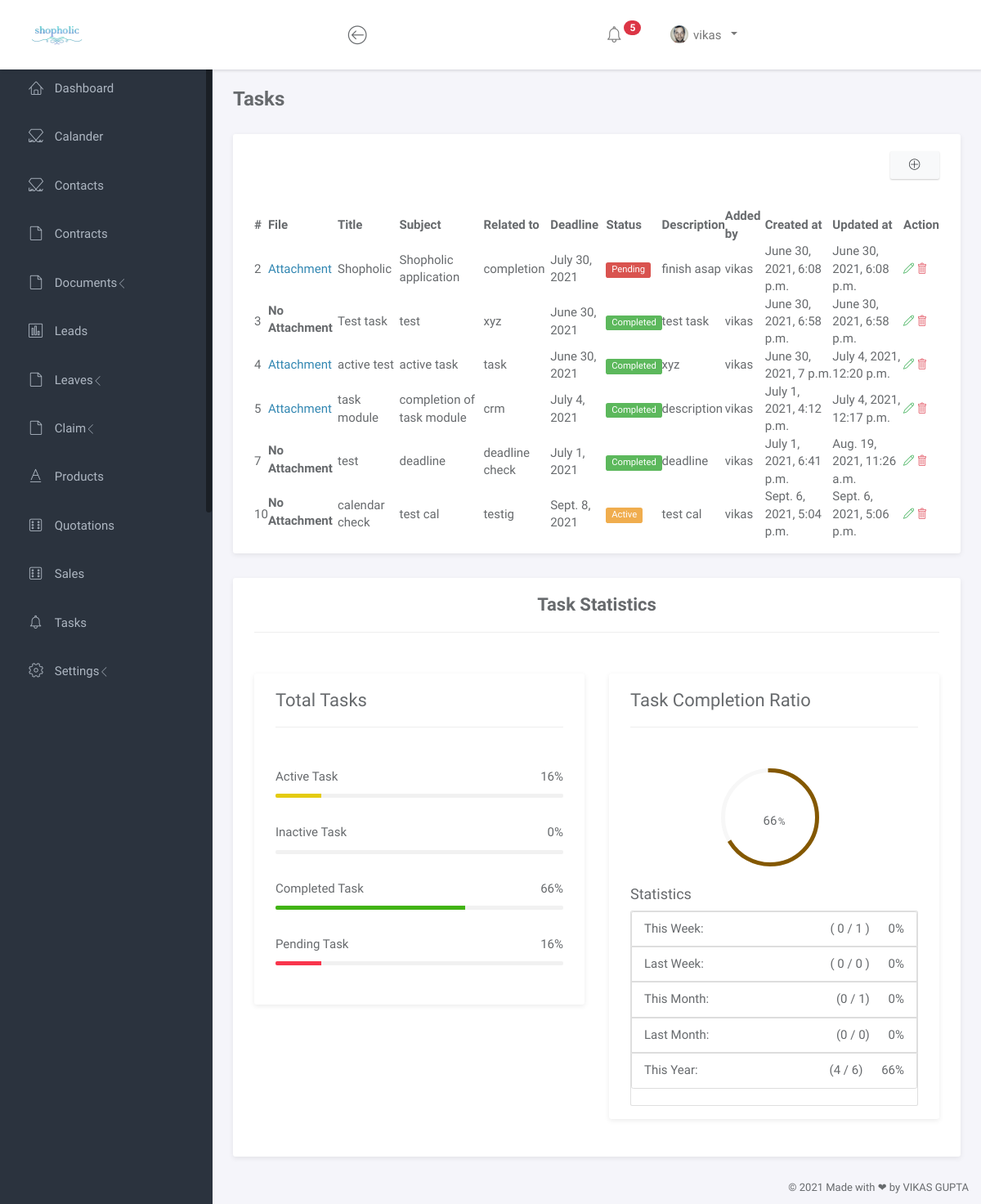
The page /tasks (signed in) on the database its author committed.
### shopping/models.py (models this page shows)
class Task(models.Model):
    attachment = models.FileField(upload_to='taskfile', blank=True, null=True)
    title = models.CharField(max_length=200)
    subject = models.CharField(max_length=200)
    related_to = models.CharField(max_length=200)
    deadline = models.DateField()
    status = models.CharField(max_length=200)
    description = models.TextField(max_length=200)
    created_at = models.DateTimeField(auto_now_add=True)
    updated_at = models.DateTimeField(auto_now=True)
    addedby = models.ForeignKey(User, on_delete=models.CASCADE,)

### shopping/views.py (the view)
# urls.py: path('tasks', views.tasks, name="tasks"),
@login_required(login_url='login')
def tasks(request):
    context = {}
    context["data"] = Task.objects.filter(addedby=request.user.id).all()
    ttl = Task.objects.filter(addedby=request.user.id).count()
    if(ttl):
        context["totaltask"] = ttl
        context["activecount"] = int(Task.objects.filter(status="Active", addedby=request.user.id).count()/ttl*100)
        context["pendingcount"] = int(Task.objects.filter(status="Pending", addedby=request.user.id).count()/ttl*100)
        context["completecount"] = int(Task.objects.filter(status="Completed", addedby=request.user.id).count()/ttl*100)
        context["inactivecount"] = int(Task.objects.filter(status="Inactive", addedby=request.user.id).count()/ttl*100)
    else:
        context["totaltask"] = 0
        context["activecount"] = 0
        context["pendingcount"] = 0
        context["completecount"] = 0
        context["inactivecount"] = 0
    current_week = date.today().isocalendar()[1]
    today = datetime.date.today()
    context["curretweek"] = Task.objects.filter(created_at__week=current_week, status="Completed", addedby=request.user.id).count()
    context["curretweektotal"] = Task.objects.filter(created_at__week=current_week, addedby=request.user.id).count()
    context["currentweekpercentage"] = int(context["curretweek"] / context["curretweektotal"]*100) if context["curretweektotal"] != 0 else 0
    context["pastweek"] = Task.objects.filter(created_at__week=current_week-1, status="Completed", addedby=request.user.id).count()
    context["pastweektotal"] = Task.objects.filter(created_at__week=current_week-1, addedby=request.user.id).count()
    context["pastweekpercentage"] = int(context["pastweek"] / context["pastweektotal"]*100) if context["pastweektotal"] != 0 else 0
    context["currentmonth"] = Task.objects.filter(created_at__year=today.year, created_at__month=today.month, status="Completed", addedby=request.user.id).count()
    context["currentmonthtotal"] = Task.objects.filter(created_at__year=today.year, created_at__month=today.month, addedby=request.user.id).count()
    context["currentmonthpercentage"] = int(context["currentmonth"] / context["currentmonthtotal"]*100) if context["currentmonthtotal"] != 0 else 0
    context["pastmonth"] = Task.objects.filter(created_at__year=today.year, created_at__month=today.month-1, status="Completed", addedby=request.user.id).count()
    context["pastmonthtotal"] = Task.objects.filter(created_at__year=today.year, created_at__month=today.month-1, addedby=request.user.id).count()
    context["pastmonthpercentage"] = int(context["pastmonth"] / context["pastmonthtotal"]*100) if context["pastmonthtotal"] != 0 else 0
    context["currentyear"] = Task.objects.filter(created_at__year=today.year, status="Completed", addedby=request.user.id).count()
    context["currentyeartotal"] = Task.objects.filter(created_at__year=today.year, addedby=request.user.id).count()
    context["currentyearpercentage"] = int(context["currentyear"] / context["currentyeartotal"]*100) if context["currentyeartotal"] != 0 else 0
    return render(request, "User/tasks/tasks.html", context)

### shopping/templates/User/tasks/tasks.html (shortened to what this page needs)
{% load static %}
{% include 'User/head.html' %}
		<div class="main">
			<div class="main-content">
				<div class="container-fluid">
					<h3 class="page-title"><b>Tasks</b></h3>
					<div class="panel panel-headline demo-icons">
						<div class="panel-heading text-right mb-2">
							<a href="addtask" class="btn btn-light" ><i class="lnr lnr-plus-circle"></i></a>
						</div>
						<div class="panel-body ">
							<div class="table-responsive">
							<table id="example" class="display nowrap" style="width: 100%;">
								<thead>
									<tr>
										<th>#</th>
										<th>File</th>
										<th>Title</th>
										<th>Subject</th>
										<th>Related to</th>
										<th>Deadline</th>
										<th>Status</th>
										<th>Description</th>
										<th>Added by</th>
										<th>Created at</th>
										<th>Updated at</th>
										<th>Action</th>
									</tr>
								</thead>
								<tbody>
									{% for da in data %}
									<tr>
										<td>{{ da.id }}</td>
										{% if da.attachment %}
											<td><a href="media/{{ da.attachment }}" download>Attachment</a></td>
										{% else %}
											<td><label>No Attachment</label></td>
										{% endif %}
										<td>{{ da.title }}</td>
										<td>{{ da.subject }}</td>
										<td>{{ da.related_to }}</td>
										<td>{{ da.deadline }}</td>
										{% if da.status == "Active" %}
										<td><span class="label label-warning">{{ da.status }}</span></td>
										{% elif da.status == "Completed" %}
										<td><span class="label label-success">{{ da.status }}</span></td>
										{% elif da.status == "Pending" %}
										<td><span class="label label-danger">{{ da.status }}</span></td>
										{% else %}
										<td><span class="label label-primary">{{ da.status }}</span></td>
										{% endif %}
										<td>{{ da.description }}</td>
										<td>{{ da.addedby }}</td>
										<td>{{ da.created_at }}</td>
										<td>{{ da.updated_at }}</td>
										<td>
											<a class="link" href="edittask/{{ da.id }}">
												<span class="lnr lnr-pencil text-success"></span>
											</a>
											<a class="link" href="deletetask/{{ da.id }}">
												<span class="lnr lnr-trash text-danger"></span>
											</a>
										</td>
									</tr>
									{% endfor %}
								</tbody>
							</table>
							</div>
						</div>
					</div>
					<div class="panel panel-headline demo-icons">
						<div class="panel-heading">
							<h3 class="panel-title text-center"><b>Task Statistics</b>  </h3>
							<hr>
						</div>
						<div class="panel-body">
							<div class="row">
								<div class="col-md-6">
									<div class="panel">
										<div class="panel-heading">
											<h3 class="panel-title">Total Tasks </h3>
											<hr>
										</div>
										<div class="panel-body">
											<ul class="list-unstyled task-list">
												<li>
													<p>Active Task <span class="label-percent">{{ activecount }}%</span></p>
													<div class="progress progress-xs">
														<div class="progress-bar progress-bar-warning" role="progressbar" aria-valuenow="{{ activecount }}" aria-valuemin="0" aria-valuemax="100" style="width: {{ activecount }}%">
														</div>
													</div>
												</li>
												<li>
													<p>Inactive Task <span class="label-percent">{{ inactivecount }}%</span></p>
													<div class="progress progress-xs">
													</div>
												</li>
												<li>
													<p>Completed Task <span class="label-percent">{{ completecount }}%</span></p>
													<div class="progress progress-xs">
														<div class="progress-bar progress-bar-success" role="progressbar" aria-valuenow="{{ completecount }}" aria-valuemin="0" aria-valuemax="100" style="width: {{ completecount }}%">
														</div>
													</div>
												</li>
												<li>
													<p>Pending Task <span class="label-percent">{{ pendingcount }}%</span></p>
													<div class="progress progress-xs">
														<div class="progress-bar progress-bar-danger" role="progressbar" aria-valuenow="{{ pendingcount }}" aria-valuemin="0" aria-valuemax="100" style="width: {{ pendingcount }}%">
														</div>
													</div>
												</li>
											</ul>
										</div>
									</div>
								</div>
								<div class="col-md-6">
									<div class="panel">
										<div class="panel-heading">
											<h3 class="panel-title">Task Completion Ratio</h3>
											<hr>
										</div>
										<div class="panel-body">
											<div id="system-load" class="easy-pie-chart" data-percent="70">
												<span class="percent">70</span>
											</div>
											<h4>Statistics</h4>
											<div class="card">
												<ul class="list-group list-justify">
													<li class="list-group-item m-0">This Week: <span>( {{ curretweek }} / {{ curretweektotal }} ) &emsp; {{ currentweekpercentage }}%</span></li>
													<li class="list-group-item m-0">Last Week: <span>( {{ pastweek }} / {{ pastweektotal }} ) &emsp; {{ pastweekpercentage }}%</span></li>
													<li class="list-group-item m-0">This Month: <span>({{ currentmonth }} / {{ currentmonthtotal }}) &emsp; {{ currentmonthpercentage }}%</span></li>
													<li class="list-group-item m-0">Last Month: <span>({{ pastmonth }} / {{ pastmonthtotal }}) &emsp; {{ pastmonthpercentage }}%</span></li>
													<li class="list-group-item m-0">This Year:&emsp; <span>({{ currentyear }} / {{ currentyeartotal }}) &emsp; {{ currentyearpercentage }}%</span></li>
												</ul>
											</div>
										</div>
									</div>
								</div>
							</div>
						</div>
					</div>
				</div>
			</div>
		</div>
		<script>
			$(function() {
				var data, options;
				var sysLoad = $('#system-load').easyPieChart({
					size: 120,
					barColor: function(percent) {
						return "rgb(" + Math.round(200 * percent / 100) + ", " + Math.round(200 * (1.1 - percent / 100)) + ", 0)";
					},
					trackColor: 'rgba(245, 245, 245, 0.8)',
					scaleColor: false,
					lineWidth: 5,
					lineCap: "square",
					animate: 800
				});
				var a = "{{ completecount }}";
				sysLoad.data('easyPieChart').update(a);
				sysLoad.find('.percent').text(a);
			});
			</script>
		{% include 'User/foot2.html' %}

### shopping/templates/User/head.html (shortened to what this page needs)
{% load static %}
<!doctype html>
<html lang="en">
<head>
	<link rel="stylesheet" href="https://maxcdn.bootstrapcdn.com/bootstrap/4.0.0/css/bootstrap.min.css">
	<link rel="stylesheet" href="{% static 'vendor/bootstrap/css/bootstrap.min.css' %}">
	<link rel="stylesheet" href="{% static 'vendor/font-awesome/css/font-awesome.min.css' %}">
	<link rel="stylesheet" href="{% static 'vendor/linearicons/style.css' %}">
	<link rel="stylesheet" href="{% static 'css/main.css' %}">
	<link rel="stylesheet" type="text/css" href="https://cdn.datatables.net/1.10.24/css/jquery.dataTables.css">
    <link href="{% static 'node_modules/fullcalendar/main.css' %}" rel='stylesheet' />
</head>
<body>
	<div id="wrapper">
		<nav class="navbar navbar-default navbar-expand-lg navbar-fixed-top">
			<div class="brand">
				<a href="home"><img src="{% static 'images/img/mylogo.png' %}" width="70" alt="shopholic Logo" class="img-responsive logo"></a>
			</div>
			<div class="container-fluid">
				<div class="navbar-btn">
					<button type="button" class="btn-toggle-fullwidth"><i class="lnr lnr-arrow-left-circle"></i></button>
				</div>
				<div id="navbar-menu">
					<ul class="nav navbar-nav navbar-right">
						<li class="dropdown">
							<a href="#" class="dropdown-toggle icon-menu" data-toggle="dropdown">
								<i class="lnr lnr-alarm"></i>
								<span class="badge bg-danger">5</span>
							</a>
						</li>
						<li class="dropdown">
							<a href="#" class="dropdown-toggle" data-toggle="dropdown"><img src="{% static 'images/img/user.png' %}" class="img-circle" alt="Avatar"> <span>{{ user.get_username }}</span>&ensp;</a>
						</li>
					</ul>
				</div>
			</div>
		</nav>
		<div id="sidebar-nav" class="sidebar">
			<div class="sidebar-scroll">
				<nav>
					<ul class="nav">
						<li><a href="home" class=""><i class="lnr lnr-home"></i> <span>Dashboard</span></a></li>
						<li><a href="calander" class=""><i class="lnr lnr-linearicons"></i> <span>Calander</span></a></li>
						<li><a href="contact" class=""><i class="lnr lnr-linearicons"></i> <span>Contacts</span></a></li>
						<li><a href="contracts" class=""><i class="lnr lnr-file-empty"></i> <span>Contracts</span></a></li>
						<li>
							<a href="#subPages2" data-toggle="collapse" class="collapsed"><i class="lnr lnr-file-empty"></i> <span>Documents</span> <i class="icon-submenu lnr lnr-chevron-left"></i></a>
						</li>
						<li><a href="lead" class=""><i class="lnr lnr-chart-bars"></i> <span>Leads</span></a></li>
						<li>
							<a href="#subPages3" data-toggle="collapse" class="collapsed"><i class="lnr lnr-file-empty"></i> <span>Leaves</span> <i class="icon-submenu lnr lnr-chevron-left"></i></a>
						</li>
						<li>
							<a href="#subPages4" data-toggle="collapse" class="collapsed"><i class="lnr lnr-file-empty"></i> <span>Claim</span> <i class="icon-submenu lnr lnr-chevron-left"></i></a>
						</li>
						<li><a href="products" class=""><i class="lnr lnr-text-format"></i> <span>Products</span></a></li>
						<li><a href="quotation" class=""><i class="lnr lnr-dice"></i> <span>Quotations</span></a></li>
						<li><a href="sales" class=""><i class="lnr lnr-dice"></i> <span>Sales</span>&emsp;</a></li>
						<li><a href="tasks"><i class="lnr lnr-alarm"></i> <span>Tasks</span></a></li>
						<li>
							<a href="#subPages" data-toggle="collapse" class="collapsed"><i class="lnr lnr-cog"></i> <span>Settings</span> <i class="icon-submenu lnr lnr-chevron-left"></i></a>
						</li>
					</ul>
				</nav>
			</div>
		</div>

### shopping/templates/User/head.html (style rules this page uses)
.link .lnr { font-size: small; }

### rows shown on the page
Task: id "2", title "Shopholic", subject "Shopholic application", related_to "completion", deadline "July 30, 2021", status "Pending", description "finish asap", addedby "vikas", created_at "June 30, 2021, 6:08 p.m.", updated_at "June 30, 2021, 6:08 p.m."
Task: id "3", attachment "No Attachment", title "Test task", subject "test", related_to "xyz", deadline "June 30, 2021", status "Completed", description "test task", addedby "vikas", created_at "June 30, 2021, 6:58 p.m.", updated_at "June 30, 2021, 6:58 p.m."
Task: id "4", title "active test", subject "active task", related_to "task", deadline "June 30, 2021", status "Completed", description "xyz", addedby "vikas", created_at "June 30, 2021, 7 p.m.", updated_at "July 4, 2021, 12:20 p.m."
Task: id "5", title "task module", subject "completion of task module", related_to "crm", deadline "July 4, 2021", status "Completed", description "description", addedby "vikas", created_at "July 1, 2021, 4:12 p.m.", updated_at "July 4, 2021, 12:17 p.m."
Task: id "7", attachment "No Attachment", title "test", subject "deadline", related_to "deadline check", deadline "July 1, 2021", status "Completed", description "deadline", addedby "vikas", created_at "July 1, 2021, 6:41 p.m.", updated_at "Aug. 19, 2021, 11:26 a.m."
Task: id "10", attachment "No Attachment", title "calendar check", subject "test cal", related_to "testig", deadline "Sept. 8, 2021", status "Active", description "test cal", addedby "vikas", created_at "Sept. 6, 2021, 5:04 p.m.", updated_at "Sept. 6, 2021, 5:06 p.m."

### other values the page prints
{{ user.get_username }} "vikas"
{{ activecount }} "16"
{{ inactivecount }} "0"
{{ completecount }} "66"
{{ pendingcount }} "16"
{{ curretweek }} "0"
{{ curretweektotal }} "1"
{{ currentweekpercentage }} "0"
{{ pastweek }} "0"
{{ pastweektotal }} "0"
{{ pastweekpercentage }} "0"
{{ currentmonth }} "0"
{{ currentmonthtotal }} "1"
{{ currentmonthpercentage }} "0"
{{ pastmonth }} "0"
